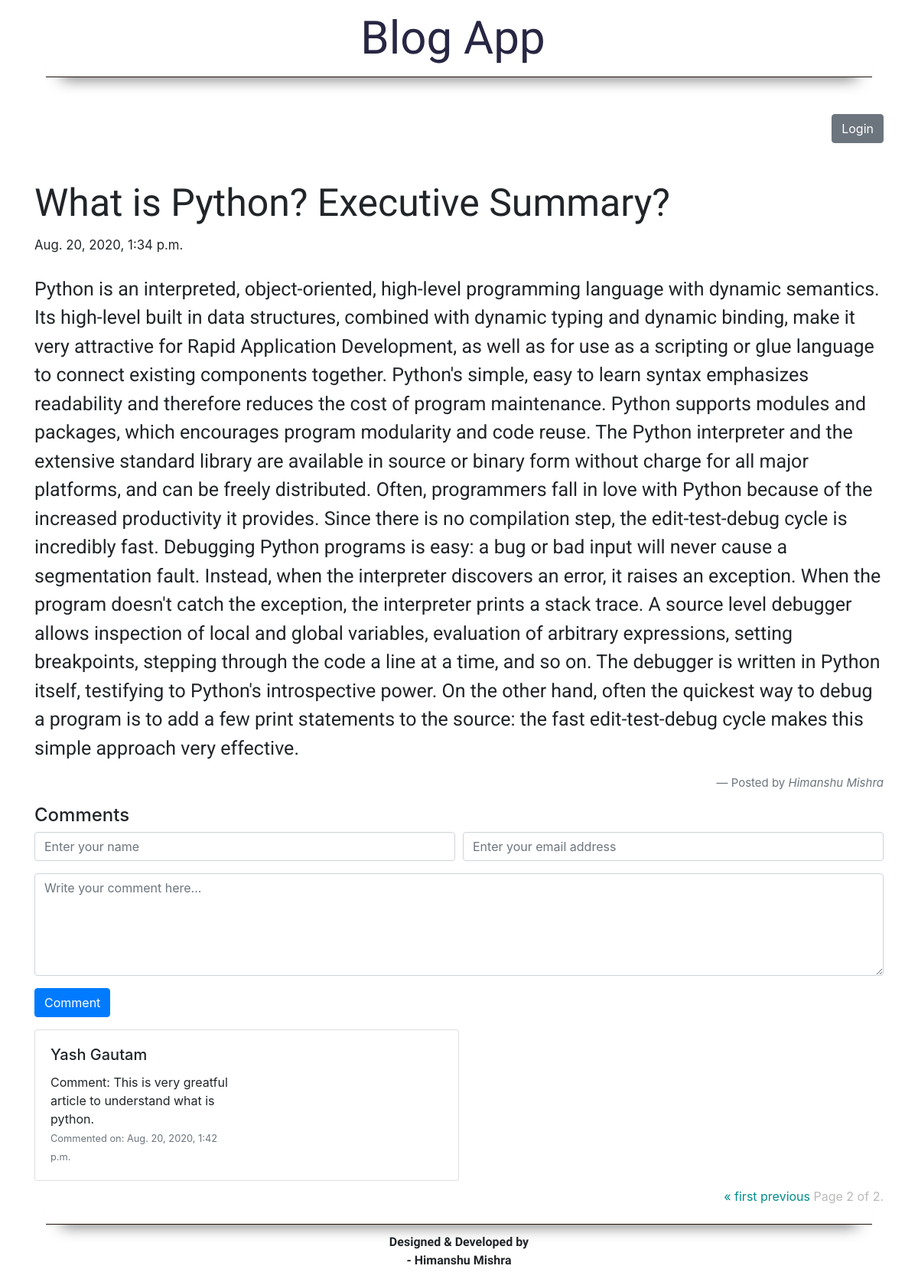
The page /post/1/?page=2 on the database its author committed.
### blogApplication/models.py (models this page shows, shortened)
class Blog(models.Model):
    author = models.ForeignKey(Author, on_delete=models.CASCADE)
    title = models.CharField(max_length=350, blank=False, null=False)
    excerpt = models.CharField(max_length=1000)
    blog = models.CharField(max_length=10000)
    blogDateTime = models.DateTimeField(auto_now=True, auto_created=True)

class Author(models.Model):
    username = models.CharField(max_length=50, primary_key=True, blank=False, null=False, unique=True)
    fullname = models.CharField(max_length=250, blank=False, null=False)
    emailId = models.EmailField(max_length=250, blank=False, null=False, unique=True)
    bio = models.CharField(max_length=500, blank=True, null=True)
    password = models.CharField(max_length=75, blank=False, null=False)

class Comments(models.Model):
    blog = models.ForeignKey(Blog, on_delete=models.CASCADE)
    readerName = models.CharField(max_length=250)
    readerEmail = models.EmailField(max_length=250)
    readerComment = models.CharField(max_length=5000)
    commentDateTime = models.DateTimeField(auto_now=True, auto_created=True)

### blogApplication/views.py (the view, shortened to what this page needs)
# urls.py: path('post/<int:post_id>/', specificBlog, name="SpecificPostPage"),
def specificBlog(request, post_id):
    data = Blog.objects.get(id=post_id)
    comments = Comments.objects.filter(blog=data).order_by('-commentDateTime')
    paginator = Paginator(comments, 1)
    page_number = request.GET.get('page')
    page_object = paginator.get_page(page_number)
    form = CommentForm()
    return render(request, 'blogApplication/specificPost.html', {'title': "Post", 'blog_data': data, 'name': request.user.username, 'commentForm': form, 'all_comments': page_object})

### blogApplication/forms.py
class CommentForm(forms.Form):
    readerName = forms.CharField(max_length=250, widget=forms.TextInput(attrs={'class': 'form-control', 'placeholder': 'Enter your name'}))
    readerEmail = forms.EmailField(max_length=250, widget=forms.EmailInput(attrs={'class': 'form-control', 'placeholder': 'Enter your email address'}))
    readerComment = forms.CharField(max_length=5000, widget=forms.Textarea(attrs={'class': 'form-control', 'placeholder': 'Write your comment here...', 'rows': 5}))

### blogApplication/templates/blogApplication/specificPost.html (shortened to what this page needs)
{% extends 'blogApplication base/base.html' %}
{% load static %}
{% block title %}
    <link rel="stylesheet" type="text/css" href="{% static 'css/specificPost.css' %}">
{% endblock title %}
{% block content %}
    <div class="container mt-5">
        <div class="row text-right">
            <div class="col">
                    {% if request.user.is_authenticated %}
                    <div class="btn-group">
                      <button class="btn btn-secondary btn-md dropdown-toggle" id="user_dropdown" type="button" data-toggle="dropdown" aria-haspopup="true" aria-expanded="false">
                        {{ name }}
                      </button>
                      <div class="dropdown-menu" id="dropdown">
                        <a class="dropdown-item" href="{% url 'IndexPage' %}">Home</a>
                          <a class="dropdown-item" href="{% url 'homePage' %}">My Posts</a>
                        <a class="dropdown-item" href="{% url 'profilePage' %}">Profile</a>
                        <a class="dropdown-item" href="{% url 'settingAuthor' %}">Settings</a>
                          <a class="dropdown-item" href="{% url 'writeBlogPage' %}">Write Blog</a>
                        <div class="dropdown-divider"></div>
                        <a class="dropdown-item" href="{% url 'logoutPage' %}">Logout</a>
                      </div>
                    </div>
                {% else %}
                    <div class="btn-group">
                      <a href="{% url 'loginPage' %}">
                          <button class="btn btn-secondary btn-md " type="button">
                            Login
                          </button>
                      </a>
                    </div>
                {% endif %}
            </div>
        </div>
    </div>
    <div class="container mt-5">
        <div class="row">
            <div class="col">
                <h6>{{ blog_data.title }}</h6>
            </div>
        </div>
        <div class="row">
            <div class="col">
                <span style="font-size: 21px"><small>{{ blog_data.blogDateTime }}</small></span>
            </div>
        </div>
        <div class="row justify-content mt-4">
            <div class="col" id="post_content">
                <p>{{ blog_data.blog }}</p>
            </div>
        </div>
        <blockquote class="blockquote text-right">
          <footer class="blockquote-footer" style="font-size: 1.25vw;">Posted by <cite title="Source Title">{{ blog_data.author.fullname }}</cite></footer>
        </blockquote>
    </div>
    <div class="container">
        <h4>Comments</h4>
        <form method="post">
          <div class="form-row">
            <div class="form-group col-md-6">
              {{ commentForm.readerName }}
            </div>
            <div class="form-group col-md-6">
              {{ commentForm.readerEmail }}
            </div>
          </div>
          <div class="form-group">
              {{ commentForm.readerComment }}
          </div>
          <button type="submit" class="btn btn-primary mb-3">Comment</button>
        </form>
    </div>
    <div class="container">
        {% if all_comments %}
            {% for i in all_comments %}
                <div class="card" style="width: 50% !important;">
                  <div class="row no-gutters">
                    <div class="col-6">
                      <div class="card-body">
                        <h5 class="card-title">{{ i.readerName }}</h5>
                        <span class="card-text">Comment: {{ i.readerComment }}</span>
                        <p class="card-text"><small class="text-muted">Commented on: {{ i.commentDateTime }}</small></p>
                      </div>
                    </div>
                  </div>
                </div>
            {% endfor %}
        {% endif %}
        <div class="row mt-2">
        <div class="col">
          <nav aria-label="Page navigation example">
           <div class="pagination" style="float: right !important;color: #bcbab8 !important;">
                <span class="step-links">
                    {% if all_comments.has_previous %}
                        <a href="?page=1">&laquo; first</a>
                        <a href="?page={{ all_comments.previous_page_number }}">previous</a>
                    {% endif %}
                    <span class="current">
                        Page {{ all_comments.number }} of {{ all_comments.paginator.num_pages }}.
                    </span>
                </span>
           </div>
          </nav>
        </div>
      </div>
    </div>
{% endblock content %}

### static/css/specificPost.css (style rules this page uses)
#post_content { font-size:25px; font-family: 'Roboto', sans-serif; }
h6 { font-size: 50px !important; font-family: 'Alata', sans-serif; }

### static/css/index.css (style rules this page uses)
body { background-color: #ffffff; }
a { text-decoration: none !important; color: darkcyan; }

### rows shown on the page
Blog: title "What is Python? Executive Summary?", blogDateTime "Aug. 20, 2020, 1:34 p.m.", blog "Python is an interpreted, object-oriented, high-level programming language with dynamic semantics. Its high-level built in data structures, combined with dynamic typing and dynamic binding, make it very attractive for Rapid Application Development, as well as for use as a scripting or glue language to connect existing components together. Python's simple, easy to learn syntax emphasizes readability and therefore reduces the cost of program maintenance. Python supports modules and packages, which encourages program modularity and code reuse. The Python interpreter and the extensive standard library are available in source or binary form without charge for all major platforms, and can be…", author.fullname "Himanshu Mishra"
Comments: readerName "Yash Gautam", readerComment "This is very greatful article to understand what is python.", commentDateTime "Aug. 20, 2020, 1:42 p.m."

### other values the page prints
{{ all_comments.number }} "2"
{{ all_comments.paginator.num_pages }} "2"
